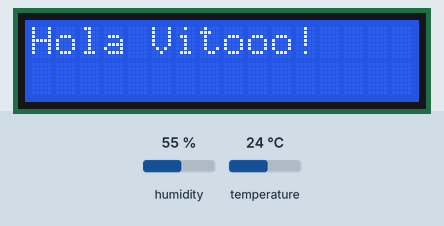
A sketch run on a simulated Arduino Mega 2560, built with avr-gcc and run on an emulated ATmega2560. On the bench: 16×2 character LCD. The test bench sets the inputs (shaded band); at power-on: humidity 55 %, temperature 24 °C. What the sketch prints to the serial monitor is not drawn.

Above: at 4.2 s.
4.3 s: humidity set to 22 %
At 8.3 s:
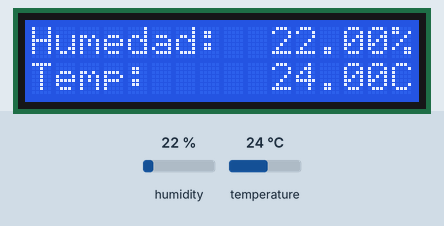
8.6 s: temperature set to 12 °C
At 11.5 s:
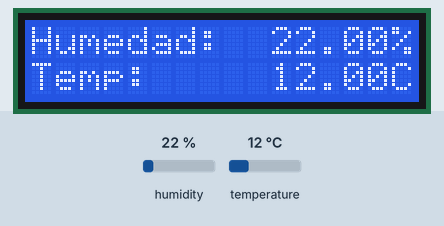
12.6 s: humidity set to 40 %
At 15.7 s:
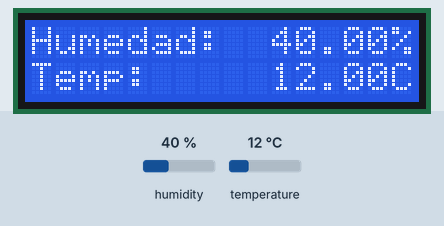
16.7 s: temperature set to 19 °C
At 19.9 s:
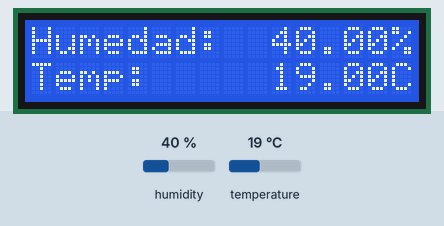
Timing chart, 0 to 21.4 s (numbered marks = the images above; inputs shaded):
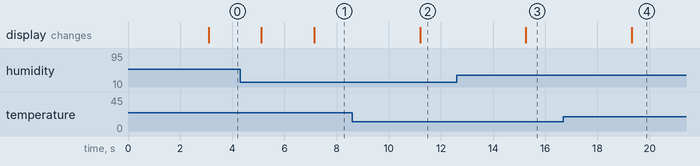

Measured:
- after the input at 4.3 s, the display: first differs from a run without the input after 2.8 s (image 1)
- after the input at 8.6 s, the display: changes after 2.6 s (image 2)
- after the input at 12.6 s, the display: changes after 2.7 s (image 3)
- after the input at 16.7 s, the display: changes after 2.6 s (image 4)

The sketch:

LCD_HYT.ino
```cpp
/* Como estan puestos los pins desde el lcd hacia el arduino

  1 - GND                              9  - XXXX
  2 - 3.3V                             10 - XXXX
  3 - MID POTENCIOMETRO                11 - PIN 10
  4 - PIN 12                           12 - PIN 9
  5 - GND                              13 - PIN 8
  6 - PIN 11                           14 - PIN 7
  7 - XXXX                             15 - 3.3V +RESISTENCIA 1K
  8 - XXXX                             16 - GND

  PINS DESDE EL ARDUINO USADOS:
  12,11,10,9,8,7 Y TENSION
  AL POTENCIOMETRO DE FRENTE IZQUIERDA POSITIVO DERECHA NEGATIVO

  FALTARIA CONTRA LOS LED Y EL LECTOR RFID

  LECTOR RFID

*/

// include the library code:
#include <LiquidCrystal.h>
#include <DHT.h>

#define DHTTYPE DHT11   // DHT 11 o DHT 22  (AM2302), AM2321
const int DHTPin = 22;     // what digital pin we're connected to
DHT dht(DHTPin, DHTTYPE);

// initialize the library with the numbers of the interface pins
LiquidCrystal lcd(12, 11, 10, 9, 8, 7);

byte smiley[8] = {
  B00000,
  B01010,
  B01010,
  B01010,
  B00000,
  B10001,
  B01110,
  B00000
};

void setup() {

   //se crea el caracter de la cara
  lcd.createChar(1, smiley);
  //Inicializacion del lcd
  lcd.begin(16, 2);
  //Se imprimen las caritas
  caritas();
  delay(3000);

  lcd.clear();

  lcd.print("Hola Vitooo!");

  Serial.begin(9600);
  Serial.println("DHT11 test!");

  dht.begin();
}

void loop() {

   float h = dht.readHumidity();
   float t = dht.readTemperature();

   if (isnan(h) || isnan(t)) {
      Serial.println("Failed to read from DHT sensor!");
      return;
   }

   Serial.print("Humedad: ");
   Serial.print(h);
   Serial.print(" %\t");
   Serial.print("Temperatura: ");
   Serial.print(t);
   Serial.print(" *C\n");

   delay(2000);
    //Imprime la humedad
    lcd.clear();
    lcd.setCursor(0, 0);
    lcd.print("Humedad:  ");
    lcd.print(h);
    lcd.print("%");

    //Imprime la temperatura
    lcd.setCursor(0, 1);
    lcd.print("Temp:     ");
    lcd.print(t);
    lcd.print("C");
}

void caritas(){
    //Se imprimen las caritas 1 x 1
  for (byte i = 0; i < 16; i = i + 2) {
    lcd.setCursor(i, 0);
    lcd.write(1);
  }
  for (byte i = 1; i < 16; i = i + 2) {
    lcd.setCursor(i, 1);
    lcd.write(1);
  }
}
```
